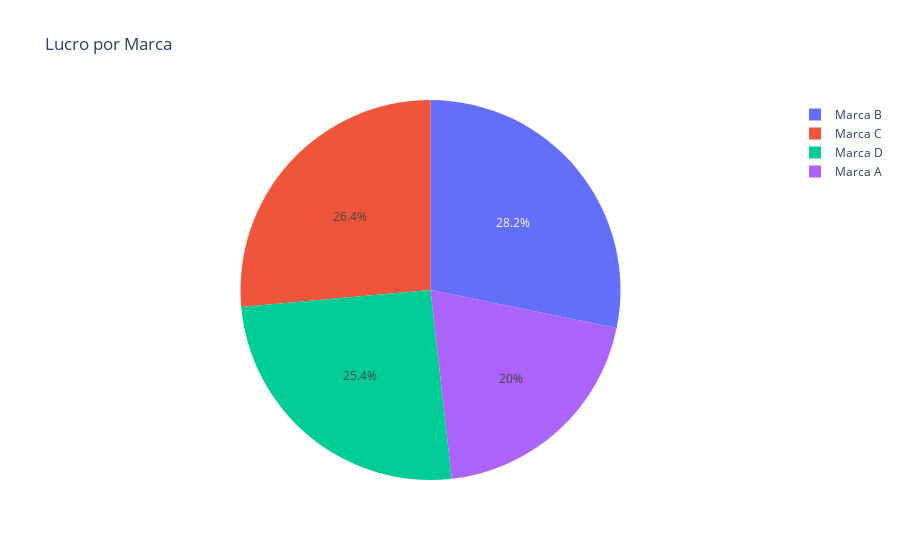

The cell this chart's notebook holds for it:
### Markdown cell above
# Utilizando biblioteca Go para plotar o gráfico

### Code cell
titulo_grafico = 'Lucro por Marca'

data = go.Pie(values=valores,labels=labels)
layout = go.Layout(title=titulo_grafico)

fig = go.Figure(data, layout)
fig.show()

### Figure 1 — Plotly figure (JSON) as saved in the notebook; plotly's stock layout.template omitted (floating-point values rounded to 4 significant figures)
{"data": [{"labels": ["Marca A", "Marca B", "Marca C", "Marca D"], "type": "pie", "values": [56, 79, 74, 71]}], "layout": {"title": {"text": "Lucro por Marca"}}}
